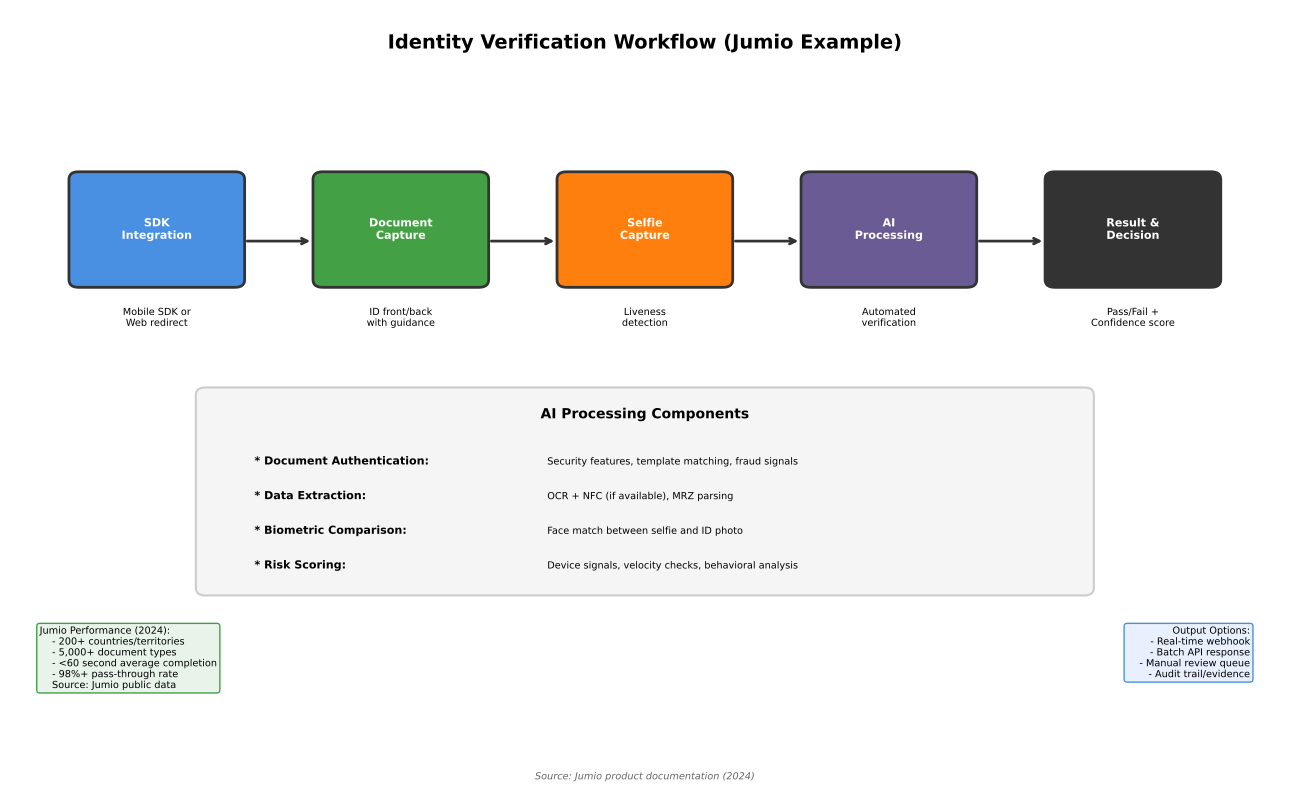

This chart was generated by the following Python code:
"""
Jumio Identity Verification Workflow
Shows the end-to-end IDV process using Jumio as example

Output: jumio_workflow.pdf
Module: module_01_fintech
Lesson: 6 - Digital Identity
"""

from pathlib import Path
import matplotlib.pyplot as plt
import matplotlib.patches as mpatches
import numpy as np

CHART_METADATA = {
    'title': 'Jumio IDV Workflow',
    'module': 'module_01_fintech',
    'lesson': 6,
    'url': 'https://github.com/Digital-AI-Finance/digital-finance/tree/main/module_01_fintech/figures/jumio_workflow'
}

plt.rcParams.update({
    'font.size': 10,
    'axes.labelsize': 10,
})

def create_chart():
    """Create Jumio workflow diagram"""
    fig, ax = plt.subplots(figsize=(13, 8))
    ax.set_xlim(0, 13)
    ax.set_ylim(0, 10)
    ax.axis('off')

    # Title
    ax.text(6.5, 9.5, 'Identity Verification Workflow (Jumio Example)', fontsize=14, fontweight='bold', ha='center')

    # Workflow steps
    steps = [
        {'name': 'SDK\nIntegration', 'x': 1.5, 'y': 7, 'color': '#4A90E2',
         'desc': 'Mobile SDK or\nWeb redirect'},
        {'name': 'Document\nCapture', 'x': 4, 'y': 7, 'color': '#44A044',
         'desc': 'ID front/back\nwith guidance'},
        {'name': 'Selfie\nCapture', 'x': 6.5, 'y': 7, 'color': '#FF7F0E',
         'desc': 'Liveness\ndetection'},
        {'name': 'AI\nProcessing', 'x': 9, 'y': 7, 'color': '#6B5B95',
         'desc': 'Automated\nverification'},
        {'name': 'Result &\nDecision', 'x': 11.5, 'y': 7, 'color': '#333333',
         'desc': 'Pass/Fail +\nConfidence score'},
    ]

    for step in steps:
        # Box
        box = mpatches.FancyBboxPatch((step['x']-0.8, step['y']-0.5), 1.6, 1.3,
                                       boxstyle='round,pad=0.1',
                                       facecolor=step['color'], edgecolor='#333333', lw=2)
        ax.add_patch(box)
        ax.text(step['x'], step['y']+0.15, step['name'], ha='center', va='center',
               fontsize=8, fontweight='bold', color='white')
        ax.text(step['x'], step['y']-1.1, step['desc'], ha='center', fontsize=7)

    # Arrows
    for i in range(len(steps)-1):
        ax.annotate('', xy=(steps[i+1]['x']-0.9, steps[i+1]['y']),
                   xytext=(steps[i]['x']+0.9, steps[i]['y']),
                   arrowprops=dict(arrowstyle='->', color='#333333', lw=2))

    # Processing details
    processing = mpatches.FancyBboxPatch((2, 2.5), 9, 2.5, boxstyle='round,pad=0.1',
                                          facecolor='#F5F5F5', edgecolor='#CCCCCC', lw=1.5)
    ax.add_patch(processing)
    ax.text(6.5, 4.7, 'AI Processing Components', ha='center', fontsize=10, fontweight='bold')

    components = [
        ('Document Authentication', 'Security features, template matching, fraud signals'),
        ('Data Extraction', 'OCR + NFC (if available), MRZ parsing'),
        ('Biometric Comparison', 'Face match between selfie and ID photo'),
        ('Risk Scoring', 'Device signals, velocity checks, behavioral analysis'),
    ]
    for i, (comp, desc) in enumerate(components):
        ax.text(2.5, 4.1-i*0.45, f'* {comp}:', fontsize=8, fontweight='bold')
        ax.text(5.5, 4.1-i*0.45, desc, fontsize=7)

    # Metrics
    metrics = """Jumio Performance (2024):
    - 200+ countries/territories
    - 5,000+ document types
    - <60 second average completion
    - 98%+ pass-through rate
    Source: Jumio public data"""

    ax.text(0.3, 2, metrics, fontsize=7, va='top',
           bbox=dict(boxstyle='round', facecolor='#E8F4EA', edgecolor='#44A044'))

    # Output options
    outputs = """Output Options:
    - Real-time webhook
    - Batch API response
    - Manual review queue
    - Audit trail/evidence"""

    ax.text(12.7, 2, outputs, fontsize=7, ha='right', va='top',
           bbox=dict(boxstyle='round', facecolor='#E8F0FE', edgecolor='#4A90E2'))

    # Source
    fig.text(0.5, 0.02, 'Source: Jumio product documentation (2024)',
            fontsize=7, ha='center', style='italic', color='#666666')

    plt.tight_layout()

    output_path = Path(__file__).parent / 'jumio_workflow.pdf'
    plt.savefig(output_path, format='pdf', dpi=300, bbox_inches='tight')
    plt.close()
    print(f"Chart saved to: {output_path}")
    return output_path

if __name__ == '__main__':
    create_chart()
